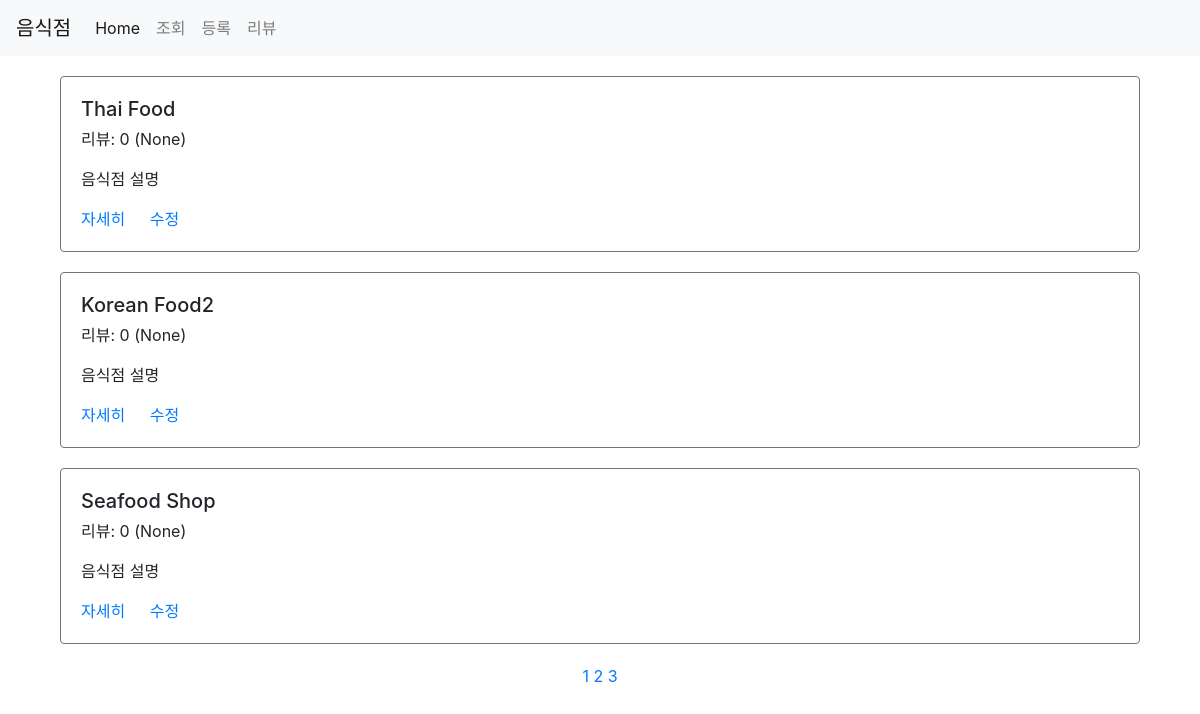
The app's page /third/list/?page=2 with its own data.
### third/models.py (models this page shows)
class Restaurant(models.Model):
    name = models.CharField(max_length=30)
    address = models.CharField(max_length=200)
    password = models.CharField(max_length=20, default=None, null=True)
    image = models.CharField(max_length=500, default=None, null=True)
    created_at = models.DateTimeField(auto_now_add=True)
    updated_at = models.DateTimeField(auto_now=True)

### third/views.py (the view)
# urls.py: path('list/', views.list, name="list"),
def list(request):
    restaurants = Restaurant.objects.all().annotate(reviews_count=Count('review')).annotate(average_point=Avg('review__point'))
    paginator = Paginator(restaurants, 3)
    page = request.GET.get('page')
    items = paginator.get_page(page)
    pages = range(1,items.paginator.num_pages+1);
    context ={
        'restaurants': items,
        'page': pages,
    }
    return render(request, 'third/list.html',context)

### third/templates/third/list.html (shortened to what this page needs)
{% extends 'third/base.html' %}
{% load static %}
{% block content %}
<div class="container">
    {% for item in restaurants %}
    <div class="row restaurant-item" style="margin:20px auto;">
        <div class="col-sm-12">
            <div class="card border-secondary">
                <div class="card-body">
                    <h5 class="card-title">{{ item.name }}</h5>
                    <p class="card-text">리뷰: {{ item.reviews_count }} ({{ item.average_point }})</p>
                    <p class="card-text">음식점 설명</p>
                    <a href="{% url 'restaurant-detail' id=item.id %}" class="card-link">자세히</a>
                    <a href="{% url 'restaurant-update' %}?id={{ item.id }}" class="card-link">수정</a>
                </div>
            </div>
        </div>
    </div>
    {% endfor %}
    <div class="row">
        <div class="col-sm-12 text-center">
            <div class="pagination">
                <span class="step-links text-center" style="width:100%;">
                    {% for p in page %}
                        <a href="?page={{ p }}">{{ p }}</a>
                    {% endfor %}
                </span>
            </div>
        </div>
    </div>
</div>
{% endblock %}

### records on screen
Restaurant: name "Thai Food", reviews_count "0", average_point "None"
Restaurant: name "Korean Food2", reviews_count "0", average_point "None"
Restaurant: name "Seafood Shop", reviews_count "0", average_point "None"

### other values on screen
{{ p }} "1" "2" "3"
